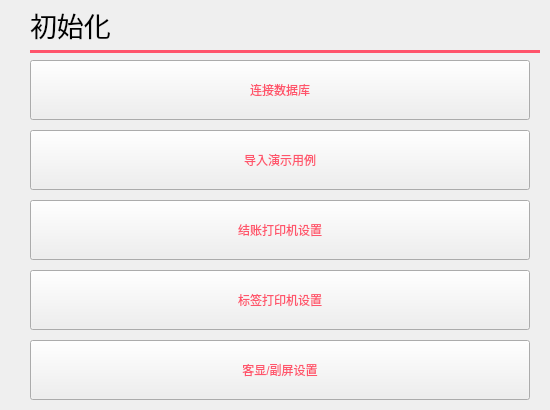
<?xml version="1.0" encoding="UTF-8"?>
<ui version="4.0">
 <class>saas_guide_init_soft</class>
 <widget class="QWidget" name="saas_guide_init_soft">
  <property name="geometry">
   <rect>
    <x>0</x>
    <y>0</y>
    <width>550</width>
    <height>410</height>
   </rect>
  </property>
  <property name="windowTitle">
   <string>Dialog</string>
  </property>
  <property name="styleSheet">
   <string notr="true">QPushButton#pushButton_connect_MySQL,
QPushButton#pushButton_demo,
QPushButton#pushButton_labelprint,
QPushButton#pushButton_reciept,
QPushButton#pushButton_screen{
color:#ff546b;
}</string>
  </property>
  <widget class="public_pushbutton_machine" name="pushButton_screen">
   <property name="geometry">
    <rect>
     <x>30</x>
     <y>340</y>
     <width>500</width>
     <height>60</height>
    </rect>
   </property>
   <property name="text">
    <string>客显/副屏设置</string>
   </property>
  </widget>
  <widget class="public_pushbutton_machine" name="pushButton_labelprint">
   <property name="geometry">
    <rect>
     <x>30</x>
     <y>270</y>
     <width>500</width>
     <height>60</height>
    </rect>
   </property>
   <property name="text">
    <string>标签打印机设置</string>
   </property>
  </widget>
  <widget class="public_pushbutton_machine" name="pushButton_connect_MySQL">
   <property name="geometry">
    <rect>
     <x>30</x>
     <y>60</y>
     <width>500</width>
     <height>60</height>
    </rect>
   </property>
   <property name="text">
    <string>连接数据库</string>
   </property>
  </widget>
  <widget class="public_pushbutton_machine" name="pushButton_demo">
   <property name="geometry">
    <rect>
     <x>30</x>
     <y>130</y>
     <width>500</width>
     <height>60</height>
    </rect>
   </property>
   <property name="text">
    <string>导入演示用例</string>
   </property>
  </widget>
  <widget class="public_pushbutton_machine" name="pushButton_reciept">
   <property name="geometry">
    <rect>
     <x>30</x>
     <y>200</y>
     <width>500</width>
     <height>60</height>
    </rect>
   </property>
   <property name="text">
    <string>结账打印机设置</string>
   </property>
  </widget>
  <widget class="QLabel" name="label_11">
   <property name="geometry">
    <rect>
     <x>30</x>
     <y>50</y>
     <width>510</width>
     <height>3</height>
    </rect>
   </property>
   <property name="styleSheet">
    <string notr="true">background:#ff546b;</string>
   </property>
   <property name="text">
    <string/>
   </property>
  </widget>
  <widget class="QLabel" name="label_10">
   <property name="geometry">
    <rect>
     <x>30</x>
     <y>10</y>
     <width>481</width>
     <height>30</height>
    </rect>
   </property>
   <property name="styleSheet">
    <string notr="true">font-size:20pt;</string>
   </property>
   <property name="text">
    <string>初始化</string>
   </property>
  </widget>
 </widget>
 <customwidgets>
  <customwidget>
   <class>public_pushbutton_machine</class>
   <extends>QPushButton</extends>
   <header>public_pushbutton_machine.h</header>
  </customwidget>
 </customwidgets>
 <resources/>
 <connections/>
</ui>
